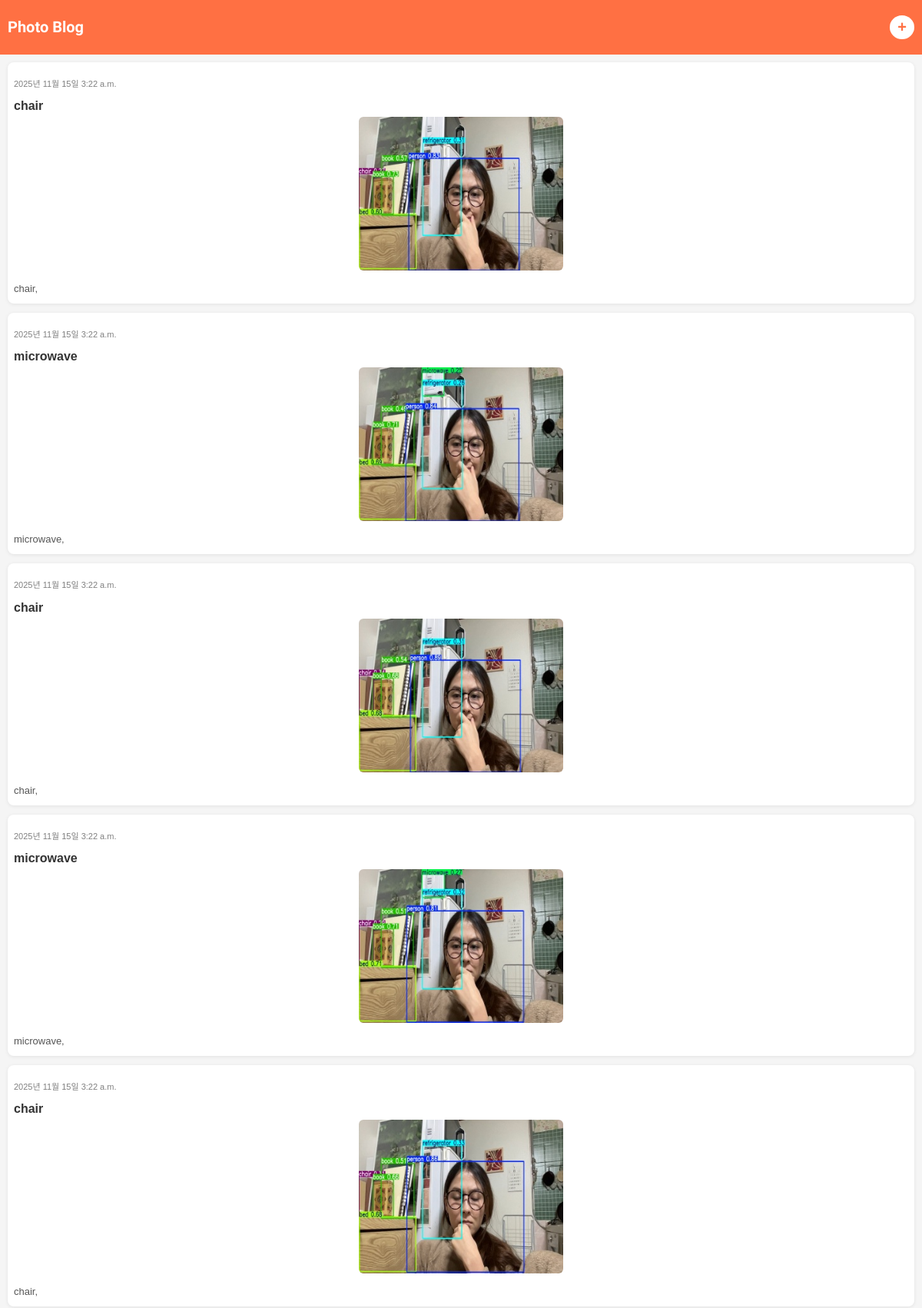
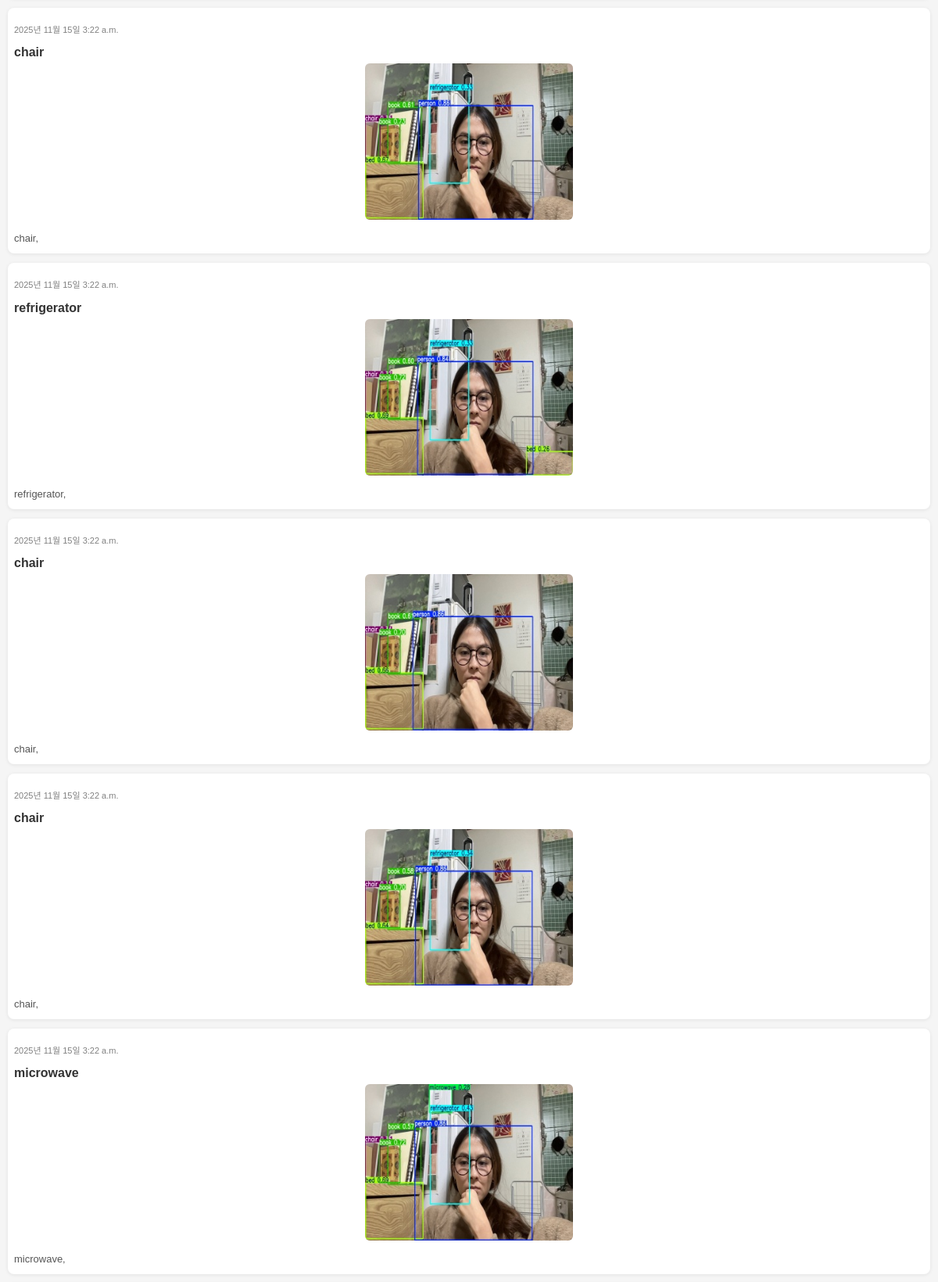
The page / (upper part) on the database its author committed (2 pictures, top to bottom).
### posts/models.py (models this page shows, shortened)
class Post(models.Model):
    title = models.CharField(max_length=200)
    content = models.TextField()
    image = models.ImageField(upload_to='post_images/', null=True, blank=True)
    created_date = models.DateTimeField(default=timezone.now)
    published_date = models.DateTimeField(null=True, blank=True)  # ✅ add this

### posts/views.py (the view)
# urls.py: path('', post_list, name='post_list'),
def post_list(request):
    posts = Post.objects.all().order_by('-created_date')
    return render(request, 'posts/index.html', {'posts': posts})

### posts/templates/posts/index.html (shortened to what this page needs)
<!DOCTYPE html>
<html lang="ko">
<head>
  {% load static %}
  <link rel="stylesheet" href="{% static 'posts/style.css' %}">
</head>
<body>
  <header class="header">
    <h1 class="logo">Photo Blog</h1>
    <a href="{% url 'add_post' %}" class="add-btn" title="Add new post">+</a>
  </header>
  <main class="post-list">
    {% for post in posts %}
      <div class="post-item">
        <p class="date">{{ post.created_date|date:"Y년 n월 j일 g:i a" }}</p>
        <h2 class="title">{{ post.title }}</h2>
        {% if post.image %}
          <div class="image-container">
            <img src="{{ post.image.url }}" alt="{{ post.title }}" class="post-image">
          </div>
        {% endif %}
        {% if post.content %}
          <p class="content">{{ post.content|linebreaksbr }}</p>
        {% endif %}
      </div>
    {% empty %}
      <p class="no-posts">아직 게시물이 없습니다.</p>
    {% endfor %}
  </main>
</body>
</html>

### posts/static/posts/style.css (style rules this page uses)
body { font-family: 'Noto Sans KR', sans-serif; margin: 0; background-color: #f5f5f5; font-size: 14px; }
.header { background-color: #ff7043; color: white; padding: 10px; display: flex; justify-content: space-between; align-items: center; }
.logo { font-family: 'Lobster', cursive; font-size: 20px; }
.add-btn { background: white; color: #ff7043; text-decoration: none; font-size: 20px; font-weight: bold; padding: 4px 10px; border-radius: 50%; transition: 0.2s; }
.post-list { padding: 10px; display: grid; gap: 12px; }
.post-item { background: white; padding: 8px; border-radius: 8px; box-shadow: 0 1px 5px rgba(0,0,0,0.08); }
.image-container { text-align: center; margin: 5px 0; }
.post-image { max-width: 100%; max-height: 200px; object-fit: cover; border-radius: 6px; }
.date { font-size: 11px; color: gray; margin-bottom: 4px; }
.title { font-size: 16px; color: #333; margin-bottom: 4px; }
.content { font-size: 13px; color: #555; margin-bottom: 4px; }

### rows shown on the page
Post: created_date "2025년 11월 15일 3:22 a.m.", title "chair", image (picture), content "chair,"
Post: created_date "2025년 11월 15일 3:22 a.m.", title "microwave", image (picture), content "microwave,"
Post: created_date "2025년 11월 15일 3:22 a.m.", title "chair", image (picture), content "chair,"
Post: created_date "2025년 11월 15일 3:22 a.m.", title "microwave", image (picture), content "microwave,"
Post: created_date "2025년 11월 15일 3:22 a.m.", title "chair", image (picture), content "chair,"
Post: created_date "2025년 11월 15일 3:22 a.m.", title "chair", image (picture), content "chair,"
Post: created_date "2025년 11월 15일 3:22 a.m.", title "refrigerator", image (picture), content "refrigerator,"
Post: created_date "2025년 11월 15일 3:22 a.m.", title "chair", image (picture), content "chair,"
Post: created_date "2025년 11월 15일 3:22 a.m.", title "chair", image (picture), content "chair,"
Post: created_date "2025년 11월 15일 3:22 a.m.", title "microwave", image (picture), content "microwave,"
